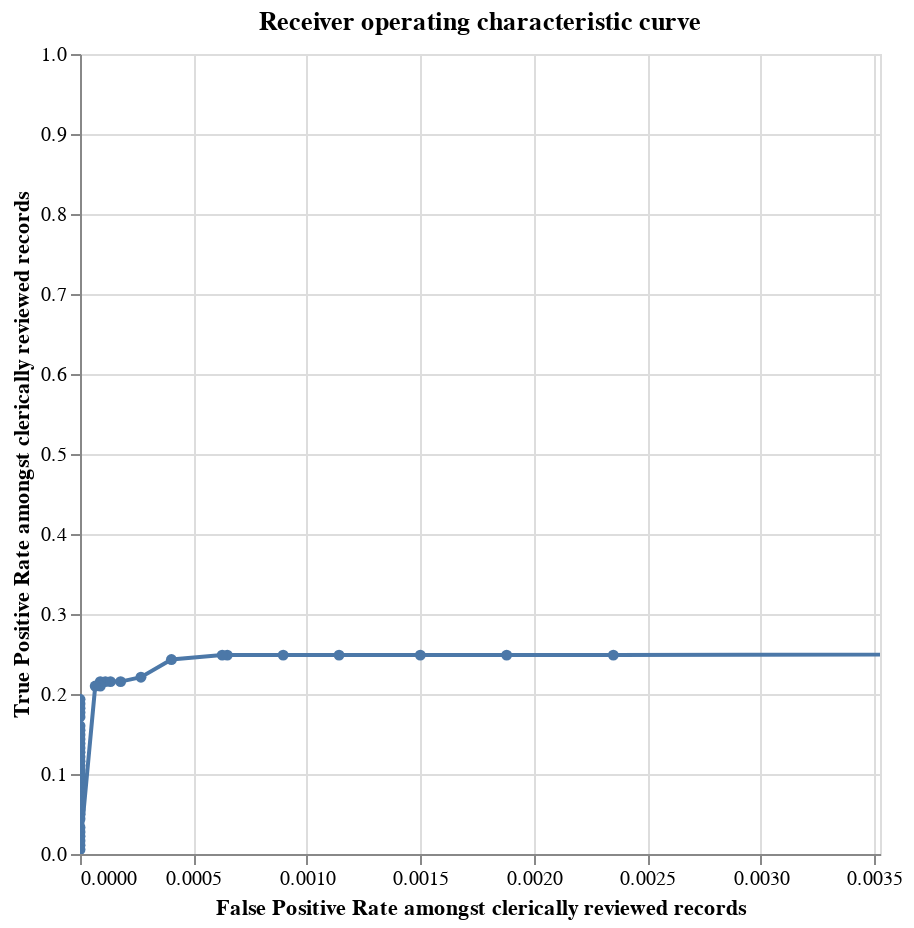

Here is the notebook cell this chart was saved with:
### Code cell
from splink.truth import labels_with_splink_scores, roc_chart, precision_recall_chart


roc_chart(labels_and_scores, spark)

### Figure 1 — Vega-Lite specification as saved in the notebook (floating-point values rounded to 4 significant figures)
{"$schema": "https://vega.github.io/schema/vega-lite/v4.8.1.json", "config": {"view": {"continuousHeight": 300, "continuousWidth": 400}}, "data": {"name": "data-fadd0e93e9546856cbc745a99e65285d", "values": [{"FN": 0, "FN_rate": 0, "FP": 44669, "FP_rate": 1, "N": 44669, "N_rate": 0.996, "P": 181, "P_rate": 0.004036, "TN": 0, "TN_rate": 0, "TP": 181, "TP_rate": 1, "precision": 0.004036, "recall": 1, "roc_label": "model1", "row_count": 44850, "truth_threshold": 0}, {"FN": 136, "FN_rate": 0.7514, "FP": 105, "FP_rate": 0.002351, "N": 44669, "N_rate": 0.996, "P": 181, "P_rate": 0.004036, "TN": 44564, "TN_rate": 0.9976, "TP": 45, "TP_rate": 0.2486, "precision": 0.3, "recall": 0.2486, "roc_label": "model1", "row_count": 44850, "truth_threshold": 0.00507}, {"FN": 136, "FN_rate": 0.7514, "FP": 84, "FP_rate": 0.00188, "N": 44669, "N_rate": 0.996, "P": 181, "P_rate": 0.004036, "TN": 44585, "TN_rate": 0.9981, "TP": 45, "TP_rate": 0.2486, "precision": 0.3488, "recall": 0.2486, "roc_label": "model1", "row_count": 44850, "truth_threshold": 0.01098}, {"FN": 136, "FN_rate": 0.7514, "FP": 67, "FP_rate": 0.0015, "N": 44669, "N_rate": 0.996, "P": 181, "P_rate": 0.004036, "TN": 44602, "TN_rate": 0.9985, "TP": 45, "TP_rate": 0.2486, "precision": 0.4018, "recall": 0.2486, "roc_label": "model1", "row_count": 44850, "truth_threshold": 0.01204}, {"FN": 136, "FN_rate": 0.7514, "FP": 51, "FP_rate": 0.001142, "N": 44669, "N_rate": 0.996, "P": 181, "P_rate": 0.004036, "TN": 44618, "TN_rate": 0.9989, "TP": 45, "TP_rate": 0.2486, "precision": 0.4688, "recall": 0.2486, "roc_label": "model1", "row_count": 44850, "truth_threshold": 0.02585}, {"FN": 136, "FN_rate": 0.7514, "FP": 40, "FP_rate": 0.0008955, "N": 44669, "N_rate": 0.996, "P": 181, "P_rate": 0.004036, "TN": 44629, "TN_rate": 0.9991, "TP": 45, "TP_rate": 0.2486, "precision": 0.5294, "recall": 0.2486, "roc_label": "model1", "row_count": 44850, "truth_threshold": 0.05507}, {"FN": 136, "FN_rate": 0.7514, "FP": 29, "FP_rate": 0.0006492, "N": 44669, "N_rate": 0.996, "P": 181, "P_rate": 0.004036, "TN": 44640, "TN_rate": 0.9994, "TP": 45, "TP_rate": 0.2486, "precision": 0.6081, "recall": 0.2486, "roc_label": "model1", "row_count": 44850, "truth_threshold": 0.06594}, {"FN": 136, "FN_rate": 0.7514, "FP": 28, "FP_rate": 0.0006268, "N": 44669, "N_rate": 0.996, "P": 181, "P_rate": 0.004036, "TN": 44641, "TN_rate": 0.9994, "TP": 45, "TP_rate": 0.2486, "precision": 0.6164, "recall": 0.2486, "roc_label": "model1", "row_count": 44850, "truth_threshold": 0.1126}, {"FN": 137, "FN_rate": 0.7569, "FP": 18, "FP_rate": 0.000403, "N": 44669, "N_rate": 0.996, "P": 181, "P_rate": 0.004036, "TN": 44651, "TN_rate": 0.9996, "TP": 44, "TP_rate": 0.2431, "precision": 0.7097, "recall": 0.2431, "roc_label": "model1", "row_count": 44850, "truth_threshold": 0.1223}, {"FN": 141, "FN_rate": 0.779, "FP": 12, "FP_rate": 0.0002686, "N": 44669, "N_rate": 0.996, "P": 181, "P_rate": 0.004036, "TN": 44657, "TN_rate": 0.9997, "TP": 40, "TP_rate": 0.221, "precision": 0.7692, "recall": 0.221, "roc_label": "model1", "row_count": 44850, "truth_threshold": 0.2328}, {"FN": 142, "FN_rate": 0.7845, "FP": 8, "FP_rate": 0.0001791, "N": 44669, "N_rate": 0.996, "P": 181, "P_rate": 0.004036, "TN": 44661, "TN_rate": 0.9998, "TP": 39, "TP_rate": 0.2155, "precision": 0.8298, "recall": 0.2155, "roc_label": "model1", "row_count": 44850, "truth_threshold": 0.2339}, {"FN": 142, "FN_rate": 0.7845, "FP": 6, "FP_rate": 0.0001343, "N": 44669, "N_rate": 0.996, "P": 181, "P_rate": 0.004036, "TN": 44663, "TN_rate": 0.9999, "TP": 39, "TP_rate": 0.2155, "precision": 0.8667, "recall": 0.2155, "roc_label": "model1", "row_count": 44850, "truth_threshold": 0.4467}, {"FN": 142, "FN_rate": 0.7845, "FP": 5, "FP_rate": 0.0001119, "N": 44669, "N_rate": 0.996, "P": 181, "P_rate": 0.004036, "TN": 44664, "TN_rate": 0.9999, "TP": 39, "TP_rate": 0.2155, "precision": 0.8864, "recall": 0.2155, "roc_label": "model1", "row_count": 44850, "truth_threshold": 0.6815}, {"FN": 142, "FN_rate": 0.7845, "FP": 4, "FP_rate": 8.955e-05, "N": 44669, "N_rate": 0.996, "P": 181, "P_rate": 0.004036, "TN": 44665, "TN_rate": 0.9999, "TP": 39, "TP_rate": 0.2155, "precision": 0.907, "recall": 0.2155, "roc_label": "model1", "row_count": 44850, "truth_threshold": 0.785}, {"FN": 143, "FN_rate": 0.7901, "FP": 4, "FP_rate": 8.955e-05, "N": 44669, "N_rate": 0.996, "P": 181, "P_rate": 0.004036, "TN": 44665, "TN_rate": 0.9999, "TP": 38, "TP_rate": 0.2099, "precision": 0.9048, "recall": 0.2099, "roc_label": "model1", "row_count": 44850, "truth_threshold": 0.8233}, {"FN": 143, "FN_rate": 0.7901, "FP": 3, "FP_rate": 6.716e-05, "N": 44669, "N_rate": 0.996, "P": 181, "P_rate": 0.004036, "TN": 44666, "TN_rate": 0.9999, "TP": 38, "TP_rate": 0.2099, "precision": 0.9268, "recall": 0.2099, "roc_label": "model1", "row_count": 44850, "truth_threshold": 0.9021}, {"FN": 146, "FN_rate": 0.8066, "FP": 0, "FP_rate": 0, "N": 44669, "N_rate": 0.996, "P": 181, "P_rate": 0.004036, "TN": 44669, "TN_rate": 1, "TP": 35, "TP_rate": 0.1934, "precision": 1, "recall": 0.1934, "roc_label": "model1", "row_count": 44850, "truth_threshold": 0.9068}, {"FN": 147, "FN_rate": 0.8122, "FP": 0, "FP_rate": 0, "N": 44669, "N_rate": 0.996, "P": 181, "P_rate": 0.004036, "TN": 44669, "TN_rate": 1, "TP": 34, "TP_rate": 0.1878, "precision": 1, "recall": 0.1878, "roc_label": "model1", "row_count": 44850, "truth_threshold": 0.9101}, {"FN": 148, "FN_rate": 0.8177, "FP": 0, "FP_rate": 0, "N": 44669, "N_rate": 0.996, "P": 181, "P_rate": 0.004036, "TN": 44669, "TN_rate": 1, "TP": 33, "TP_rate": 0.1823, "precision": 1, "recall": 0.1823, "roc_label": "model1", "row_count": 44850, "truth_threshold": 0.9471}, {"FN": 149, "FN_rate": 0.8232, "FP": 0, "FP_rate": 0, "N": 44669, "N_rate": 0.996, "P": 181, "P_rate": 0.004036, "TN": 44669, "TN_rate": 1, "TP": 32, "TP_rate": 0.1768, "precision": 1, "recall": 0.1768, "roc_label": "model1", "row_count": 44850, "truth_threshold": 0.9559}, {"FN": 150, "FN_rate": 0.8287, "FP": 0, "FP_rate": 0, "N": 44669, "N_rate": 0.996, "P": 181, "P_rate": 0.004036, "TN": 44669, "TN_rate": 1, "TP": 31, "TP_rate": 0.1713, "precision": 1, "recall": 0.1713, "roc_label": "model1", "row_count": 44850, "truth_threshold": 0.9566}, {"FN": 152, "FN_rate": 0.8398, "FP": 0, "FP_rate": 0, "N": 44669, "N_rate": 0.996, "P": 181, "P_rate": 0.004036, "TN": 44669, "TN_rate": 1, "TP": 29, "TP_rate": 0.1602, "precision": 1, "recall": 0.1602, "roc_label": "model1", "row_count": 44850, "truth_threshold": 0.9572}, {"FN": 153, "FN_rate": 0.8453, "FP": 0, "FP_rate": 0, "N": 44669, "N_rate": 0.996, "P": 181, "P_rate": 0.004036, "TN": 44669, "TN_rate": 1, "TP": 28, "TP_rate": 0.1547, "precision": 1, "recall": 0.1547, "roc_label": "model1", "row_count": 44850, "truth_threshold": 0.9598}, {"FN": 154, "FN_rate": 0.8508, "FP": 0, "FP_rate": 0, "N": 44669, "N_rate": 0.996, "P": 181, "P_rate": 0.004036, "TN": 44669, "TN_rate": 1, "TP": 27, "TP_rate": 0.1492, "precision": 1, "recall": 0.1492, "roc_label": "model1", "row_count": 44850, "truth_threshold": 0.9737}, {"FN": 155, "FN_rate": 0.8564, "FP": 0, "FP_rate": 0, "N": 44669, "N_rate": 0.996, "P": 181, "P_rate": 0.004036, "TN": 44669, "TN_rate": 1, "TP": 26, "TP_rate": 0.1436, "precision": 1, "recall": 0.1436, "roc_label": "model1", "row_count": 44850, "truth_threshold": 0.9799}, {"FN": 156, "FN_rate": 0.8619, "FP": 0, "FP_rate": 0, "N": 44669, "N_rate": 0.996, "P": 181, "P_rate": 0.004036, "TN": 44669, "TN_rate": 1, "TP": 25, "TP_rate": 0.1381, "precision": 1, "recall": 0.1381, "roc_label": "model1", "row_count": 44850, "truth_threshold": 0.9816}, {"FN": 157, "FN_rate": 0.8674, "FP": 0, "FP_rate": 0, "N": 44669, "N_rate": 0.996, "P": 181, "P_rate": 0.004036, "TN": 44669, "TN_rate": 1, "TP": 24, "TP_rate": 0.1326, "precision": 1, "recall": 0.1326, "roc_label": "model1", "row_count": 44850, "truth_threshold": 0.9877}, {"FN": 158, "FN_rate": 0.8729, "FP": 0, "FP_rate": 0, "N": 44669, "N_rate": 0.996, "P": 181, "P_rate": 0.004036, "TN": 44669, "TN_rate": 1, "TP": 23, "TP_rate": 0.1271, "precision": 1, "recall": 0.1271, "roc_label": "model1", "row_count": 44850, "truth_threshold": 0.9923}, {"FN": 159, "FN_rate": 0.8785, "FP": 0, "FP_rate": 0, "N": 44669, "N_rate": 0.996, "P": 181, "P_rate": 0.004036, "TN": 44669, "TN_rate": 1, "TP": 22, "TP_rate": 0.1215, "precision": 1, "recall": 0.1215, "roc_label": "model1", "row_count": 44850, "truth_threshold": 0.9926}, {"FN": 160, "FN_rate": 0.884, "FP": 0, "FP_rate": 0, "N": 44669, "N_rate": 0.996, "P": 181, "P_rate": 0.004036, "TN": 44669, "TN_rate": 1, "TP": 21, "TP_rate": 0.116, "precision": 1, "recall": 0.116, "roc_label": "model1", "row_count": 44850, "truth_threshold": 0.9967}, {"FN": 161, "FN_rate": 0.8895, "FP": 0, "FP_rate": 0, "N": 44669, "N_rate": 0.996, "P": 181, "P_rate": 0.004036, "TN": 44669, "TN_rate": 1, "TP": 20, "TP_rate": 0.1105, "precision": 1, "recall": 0.1105, "roc_label": "model1", "row_count": 44850, "truth_threshold": 0.9968}, {"FN": 162, "FN_rate": 0.895, "FP": 0, "FP_rate": 0, "N": 44669, "N_rate": 0.996, "P": 181, "P_rate": 0.004036, "TN": 44669, "TN_rate": 1, "TP": 19, "TP_rate": 0.105, "precision": 1, "recall": 0.105, "roc_label": "model1", "row_count": 44850, "truth_threshold": 0.9986}, {"FN": 163, "FN_rate": 0.9006, "FP": 0, "FP_rate": 0, "N": 44669, "N_rate": 0.996, "P": 181, "P_rate": 0.004036, "TN": 44669, "TN_rate": 1, "TP": 18, "TP_rate": 0.09945, "precision": 1, "recall": 0.09945, "roc_label": "model1", "row_count": 44850, "truth_threshold": 0.9994}, {"FN": 164, "FN_rate": 0.9061, "FP": 0, "FP_rate": 0, "N": 44669, "N_rate": 0.996, "P": 181, "P_rate": 0.004036, "TN": 44669, "TN_rate": 1, "TP": 17, "TP_rate": 0.09392, "precision": 1, "recall": 0.09392, "roc_label": "model1", "row_count": 44850, "truth_threshold": 0.9997}, {"FN": 165, "FN_rate": 0.9116, "FP": 0, "FP_rate": 0, "N": 44669, "N_rate": 0.996, "P": 181, "P_rate": 0.004036, "TN": 44669, "TN_rate": 1, "TP": 16, "TP_rate": 0.0884, "precision": 1, "recall": 0.0884, "roc_label": "model1", "row_count": 44850, "truth_threshold": 0.9997}, {"FN": 166, "FN_rate": 0.9171, "FP": 0, "FP_rate": 0, "N": 44669, "N_rate": 0.996, "P": 181, "P_rate": 0.004036, "TN": 44669, "TN_rate": 1, "TP": 15, "TP_rate": 0.08287, "precision": 1, "recall": 0.08287, "roc_label": "model1", "row_count": 44850, "truth_threshold": 0.9997}, {"FN": 167, "FN_rate": 0.9227, "FP": 0, "FP_rate": 0, "N": 44669, "N_rate": 0.996, "P": 181, "P_rate": 0.004036, "TN": 44669, "TN_rate": 1, "TP": 14, "TP_rate": 0.07735, "precision": 1, "recall": 0.07735, "roc_label": "model1", "row_count": 44850, "truth_threshold": 0.9998}, {"FN": 168, "FN_rate": 0.9282, "FP": 0, "FP_rate": 0, "N": 44669, "N_rate": 0.996, "P": 181, "P_rate": 0.004036, "TN": 44669, "TN_rate": 1, "TP": 13, "TP_rate": 0.07182, "precision": 1, "recall": 0.07182, "roc_label": "model1", "row_count": 44850, "truth_threshold": 0.9999}, {"FN": 169, "FN_rate": 0.9337, "FP": 0, "FP_rate": 0, "N": 44669, "N_rate": 0.996, "P": 181, "P_rate": 0.004036, "TN": 44669, "TN_rate": 1, "TP": 12, "TP_rate": 0.0663, "precision": 1, "recall": 0.0663, "roc_label": "model1", "row_count": 44850, "truth_threshold": 0.9999}, {"FN": 170, "FN_rate": 0.9392, "FP": 0, "FP_rate": 0, "N": 44669, "N_rate": 0.996, "P": 181, "P_rate": 0.004036, "TN": 44669, "TN_rate": 1, "TP": 11, "TP_rate": 0.06077, "precision": 1, "recall": 0.06077, "roc_label": "model1", "row_count": 44850, "truth_threshold": 0.9999}, {"FN": 171, "FN_rate": 0.9448, "FP": 0, "FP_rate": 0, "N": 44669, "N_rate": 0.996, "P": 181, "P_rate": 0.004036, "TN": 44669, "TN_rate": 1, "TP": 10, "TP_rate": 0.05525, "precision": 1, "recall": 0.05525, "roc_label": "model1", "row_count": 44850, "truth_threshold": 1.0}, {"FN": 172, "FN_rate": 0.9503, "FP": 0, "FP_rate": 0, "N": 44669, "N_rate": 0.996, "P": 181, "P_rate": 0.004036, "TN": 44669, "TN_rate": 1, "TP": 9, "TP_rate": 0.04972, "precision": 1, "recall": 0.04972, "roc_label": "model1", "row_count": 44850, "truth_threshold": 1.0}, {"FN": 173, "FN_rate": 0.9558, "FP": 0, "FP_rate": 0, "N": 44669, "N_rate": 0.996, "P": 181, "P_rate": 0.004036, "TN": 44669, "TN_rate": 1, "TP": 8, "TP_rate": 0.0442, "precision": 1, "recall": 0.0442, "roc_label": "model1", "row_count": 44850, "truth_threshold": 1.0}, {"FN": 175, "FN_rate": 0.9669, "FP": 0, "FP_rate": 0, "N": 44669, "N_rate": 0.996, "P": 181, "P_rate": 0.004036, "TN": 44669, "TN_rate": 1, "TP": 6, "TP_rate": 0.03315, "precision": 1, "recall": 0.03315, "roc_label": "model1", "row_count": 44850, "truth_threshold": 1.0}, {"FN": 176, "FN_rate": 0.9724, "FP": 0, "FP_rate": 0, "N": 44669, "N_rate": 0.996, "P": 181, "P_rate": 0.004036, "TN": 44669, "TN_rate": 1, "TP": 5, "TP_rate": 0.02762, "precision": 1, "recall": 0.02762, "roc_label": "model1", "row_count": 44850, "truth_threshold": 1.0}, {"FN": 177, "FN_rate": 0.9779, "FP": 0, "FP_rate": 0, "N": 44669, "N_rate": 0.996, "P": 181, "P_rate": 0.004036, "TN": 44669, "TN_rate": 1, "TP": 4, "TP_rate": 0.0221, "precision": 1, "recall": 0.0221, "roc_label": "model1", "row_count": 44850, "truth_threshold": 1.0}, {"FN": 178, "FN_rate": 0.9834, "FP": 0, "FP_rate": 0, "N": 44669, "N_rate": 0.996, "P": 181, "P_rate": 0.004036, "TN": 44669, "TN_rate": 1, "TP": 3, "TP_rate": 0.01657, "precision": 1, "recall": 0.01657, "roc_label": "model1", "row_count": 44850, "truth_threshold": 1.0}, {"FN": 179, "FN_rate": 0.989, "FP": 0, "FP_rate": 0, "N": 44669, "N_rate": 0.996, "P": 181, "P_rate": 0.004036, "TN": 44669, "TN_rate": 1, "TP": 2, "TP_rate": 0.01105, "precision": 1, "recall": 0.01105, "roc_label": "model1", "row_count": 44850, "truth_threshold": 1.0}, {"FN": 180, "FN_rate": 0.9945, "FP": 0, "FP_rate": 0, "N": 44669, "N_rate": 0.996, "P": 181, "P_rate": 0.004036, "TN": 44669, "TN_rate": 1, "TP": 1, "TP_rate": 0.005525, "precision": 1, "recall": 0.005525, "roc_label": "model1", "row_count": 44850, "truth_threshold": 1.0}]}, "encoding": {"tooltip": [{"field": "truth_threshold", "type": "quantitative"}, {"field": "FP_rate", "type": "quantitative"}, {"field": "TP_rate", "type": "quantitative"}, {"field": "TP", "type": "quantitative"}, {"field": "TN", "type": "quantitative"}, {"field": "FP", "type": "quantitative"}, {"field": "FN", "type": "quantitative"}, {"field": "precision", "type": "quantitative"}, {"field": "recall", "type": "quantitative"}], "x": {"field": "FP_rate", "scale": {"domain": [0, 0.003526]}, "sort": ["truth_threshold"], "title": "False Positive Rate amongst clerically reviewed records", "type": "quantitative"}, "y": {"field": "TP_rate", "sort": ["truth_threshold"], "title": "True Positive Rate amongst clerically reviewed records", "type": "quantitative"}}, "height": 400, "mark": {"clip": true, "point": true, "type": "line"}, "selection": {"selector076": {"bind": "scales", "encodings": ["x"], "type": "interval"}}, "title": "Receiver operating characteristic curve", "width": 400}
